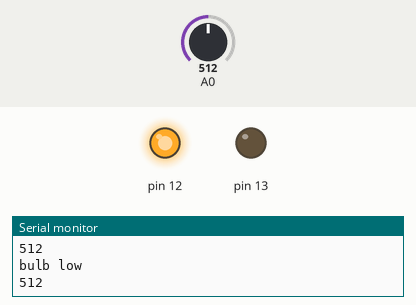
Recording of a sketch running on a simulated Arduino Uno, built with avr-gcc and run on an emulated ATmega328P. Shown: output pins drawn as LEDs (lit = HIGH), the last lines printed to the serial monitor. Inputs (shaded band) come from the test bench; at power-on: A0 = 512.

Above: at 4.2 s.
4.3 s: A0 set to 163
5.8 s: A0 set to 143
At 6.7 s:
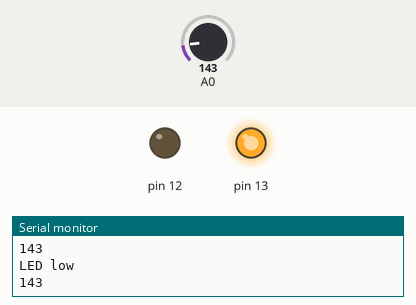
8.0 s: A0 set to 166
At 9.2 s:
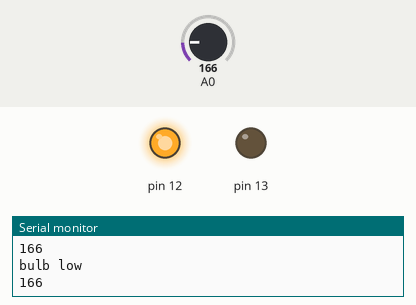
9.5 s: A0 set to 146
At 10.6 s:
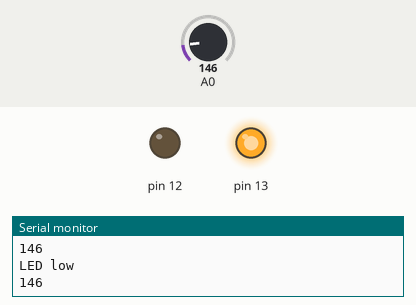
Timing chart, 0 to 12.0 s (numbered marks = the images above; inputs shaded):
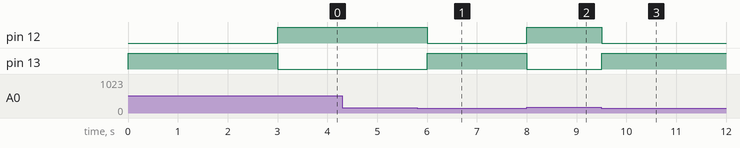

Measured:
- the behaviour switches between 157 and 156 on A0 (found by bisection; images 0 and 1)
- after the input at 5.8 s, pin 12: HIGH → LOW after 0.20 s; pin 13: LOW → HIGH after 0.20 s
- after the input at 8.0 s, pin 12: LOW → HIGH at once; pin 13: HIGH → LOW at once
- after the input at 9.5 s, pin 12: HIGH → LOW at once; pin 13: LOW → HIGH at once

The sketch:

AnalogReadSerial.ino
```cpp
// the setup routine runs once when you press reset:
void setup() {
    //Initialize serial and wait for port to open:
    Serial.begin(9600);
    while (!Serial);      // wait for serial port to connect. Needed for native USB port only
    Serial.println("Serial Communication OK!");
    pinMode(13,OUTPUT);
    pinMode(12,OUTPUT);
    digitalWrite(13,HIGH);
    digitalWrite(12,LOW);
    delay(3000);
}

// the loop routine runs over and over again forever:
void loop() {
  // read the input on analog pin 0:
  int sensorValue = analogRead(A0);
  // print out the value you read:
  if(sensorValue > 156){
    digitalWrite(13,LOW);
    digitalWrite(12,HIGH);
    Serial.println("bulb low");
  }
  else{
    digitalWrite(12,LOW);
    digitalWrite(13,HIGH);
    Serial.println("LED low");
  }
  Serial.println(sensorValue);
  delay(500);        // delay in between reads for stability
}
```
